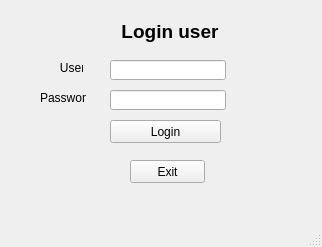
<?xml version="1.0" encoding="UTF-8"?>
<ui version="4.0">
 <class>MainWindow</class>
 <widget class="QMainWindow" name="MainWindow">
  <property name="geometry">
   <rect>
    <x>0</x>
    <y>0</y>
    <width>322</width>
    <height>247</height>
   </rect>
  </property>
  <property name="windowTitle">
   <string>MainWindow</string>
  </property>
  <widget class="QWidget" name="centralwidget">
   <widget class="QPushButton" name="Ex_bt">
    <property name="geometry">
     <rect>
      <x>130</x>
      <y>160</y>
      <width>75</width>
      <height>23</height>
     </rect>
    </property>
    <property name="text">
     <string>Exit</string>
    </property>
   </widget>
   <widget class="QLineEdit" name="User_ed">
    <property name="geometry">
     <rect>
      <x>110</x>
      <y>60</y>
      <width>116</width>
      <height>20</height>
     </rect>
    </property>
   </widget>
   <widget class="QLineEdit" name="Pass_ed">
    <property name="geometry">
     <rect>
      <x>110</x>
      <y>90</y>
      <width>116</width>
      <height>20</height>
     </rect>
    </property>
   </widget>
   <widget class="QLabel" name="label_pass">
    <property name="geometry">
     <rect>
      <x>40</x>
      <y>90</y>
      <width>46</width>
      <height>16</height>
     </rect>
    </property>
    <property name="text">
     <string>Password</string>
    </property>
   </widget>
   <widget class="QLabel" name="label_login">
    <property name="geometry">
     <rect>
      <x>120</x>
      <y>20</y>
      <width>100</width>
      <height>23</height>
     </rect>
    </property>
    <property name="whatsThis">
     <string>&lt;html&gt;&lt;head/&gt;&lt;body&gt;&lt;p&gt;&lt;span style=&quot; font-size:10pt;&quot;&gt;LOGIN&lt;/span&gt;&lt;/p&gt;&lt;p&gt;&lt;br/&gt;&lt;/p&gt;&lt;/body&gt;&lt;/html&gt;</string>
    </property>
    <property name="text">
     <string>&lt;html&gt;&lt;head/&gt;&lt;body&gt;&lt;p align=&quot;center&quot;&gt;&lt;span style=&quot; font-size:14pt; font-weight:600;&quot;&gt;Login user&lt;/span&gt;&lt;/p&gt;&lt;/body&gt;&lt;/html&gt;</string>
    </property>
   </widget>
   <widget class="QPushButton" name="login_bt">
    <property name="enabled">
     <bool>true</bool>
    </property>
    <property name="geometry">
     <rect>
      <x>110</x>
      <y>120</y>
      <width>111</width>
      <height>23</height>
     </rect>
    </property>
    <property name="focusPolicy">
     <enum>Qt::ClickFocus</enum>
    </property>
    <property name="text">
     <string>Login</string>
    </property>
   </widget>
   <widget class="QLabel" name="label_user">
    <property name="geometry">
     <rect>
      <x>50</x>
      <y>60</y>
      <width>33</width>
      <height>16</height>
     </rect>
    </property>
    <property name="text">
     <string>   User</string>
    </property>
   </widget>
  </widget>
  <widget class="QMenuBar" name="menubar">
   <property name="geometry">
    <rect>
     <x>0</x>
     <y>0</y>
     <width>322</width>
     <height>22</height>
    </rect>
   </property>
  </widget>
  <widget class="QStatusBar" name="statusbar"/>
 </widget>
 <tabstops>
  <tabstop>Ex_bt</tabstop>
 </tabstops>
 <resources/>
 <connections/>
</ui>
